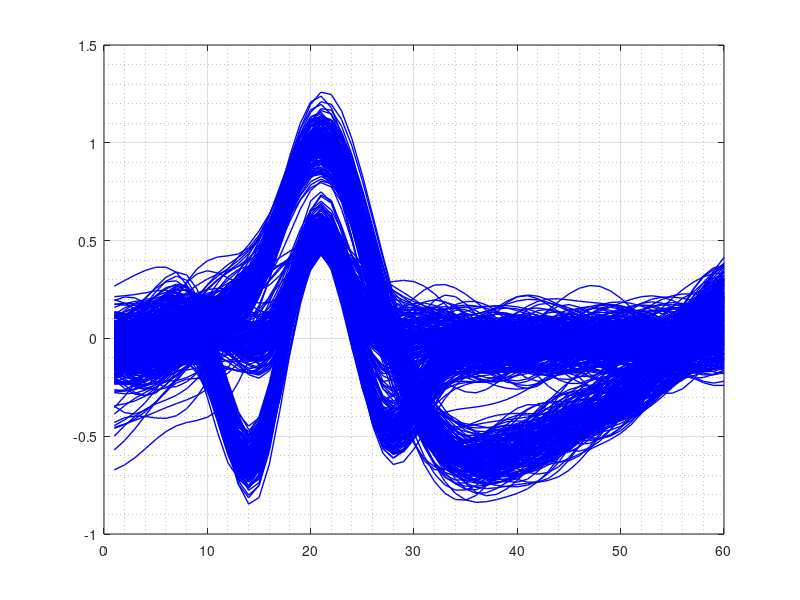

This figure's MATLAB source: (Note: this script raises an error after producing the figure.)
clc
clear
close all
%% ========================================================================
%  Author          : Mohammad Norizadeh Cherloo
%  Website         : https://onlinebme.com/
%  GitHub          : https://github.com/Mohammad-Norizadeh-Cherloo
%  Google Scholar  : https://scholar.google.com/citations?user=fIKpYm8AAAAJ
%  
%  Project         : Dimensionality Reduction of Neural Action Potentials (Spikes)
%  Algorithm       : Principal Component Analysis (PCA) – from scratch
%  
%  Description     : Manual implementation of PCA for dimensionality reduction 
%                    of action potential waveforms. Spikes of length 60 
%                    (60-dimensional time-domain vectors) are projected 
%                    into 2D space for visualization and analysis.
%                    Part of the comprehensive Pattern Recognition & 
%                    Machine Learning course.
%  
%  Full video course (theory + equations + step-by-step implementation):
%  https://onlinebme.com/product/dimension-reduction-using-lda-pca/
%  https://onlinebme.com/product-category/machine-learning
%  
%  For the complete mathematical background, derivations, and video 
%  explanations of this algorithm, please visit OnlineBME.
%% ========================================================================
load Spikes
plot(Spikes,'b','linewidth',1)
grid on
grid minor
%% dimension reduction
% PCA
m=2;
[W] = mypca(Spikes,m);
% step 6: map data using m eigen vectors
Features= W'*Spikes;
figure
plot(Features(1,:),Features(2,:),'ko','linewidth',1.5,...
    'markersize',10,'markerfacecolor',rand(1,3))
grid on
grid minor
